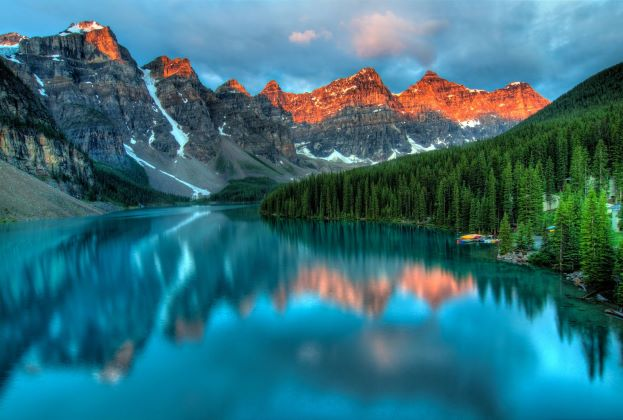
#> input picture Photos/nature.jpg, 623 x 420 px
$ python 'Basic Functions.py'
#> lines starting #> are read from the running program, lines starting #| are printed output that depends on the picture; after the words box and inside, x2 and y2 are one past the last pixel; in counts of white or black regions, pixels touching at a corner belong together
import cv2 as cv

img = cv.imread('./Photos/nature.jpg')
#> img is the input picture: shape (420, 623, 3); mean B, G, R 122.6, 110.9, 52.2
cv.imshow('Cat Image', img)

# # Converting to grayscale image
gray = cv.cvtColor(img, cv.COLOR_BGR2GRAY)
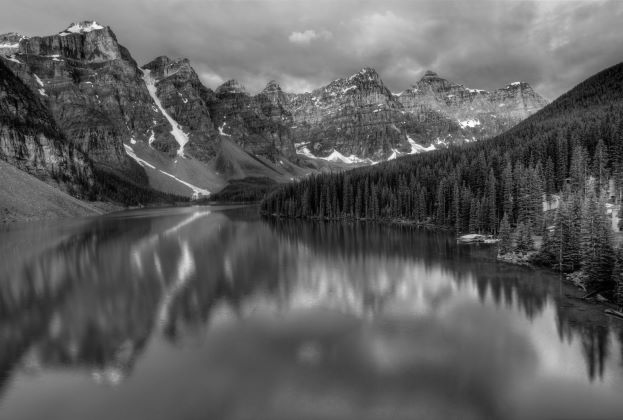
#> gray: shape (420, 623); min 0, max 254, mean 94.7
cv.imshow('Gray Image', gray)

# Blur an image
# The more the kernel size, the more the blur
# kernel size should be odd
blur = cv.GaussianBlur(img, (7, 7), cv.BORDER_DEFAULT)
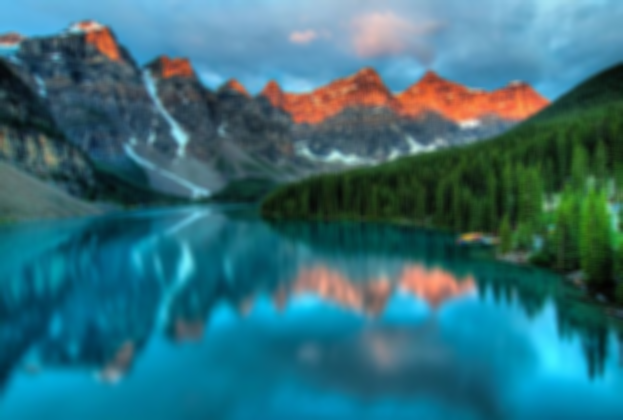
#> blur: shape (420, 623, 3); mean B, G, R 122.6, 110.9, 52.2
cv.imshow('Blur Image', blur)

# Edge Cascade
canny = cv.Canny(blur, 125, 225)
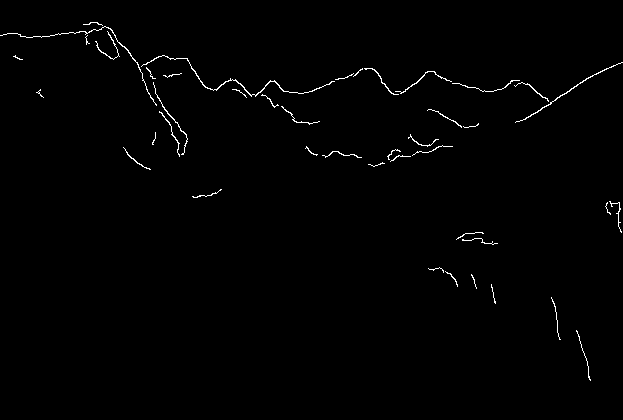
#> canny: shape (420, 623); 0.84% white in thin lines or dots, all inside (x1, y1, x2, y2) = (0, 22, 623, 381)
cv.imshow('Canny edges', canny)

# Dilating the Edges
dilated = cv.dilate(canny, (7, 7), iterations=3)
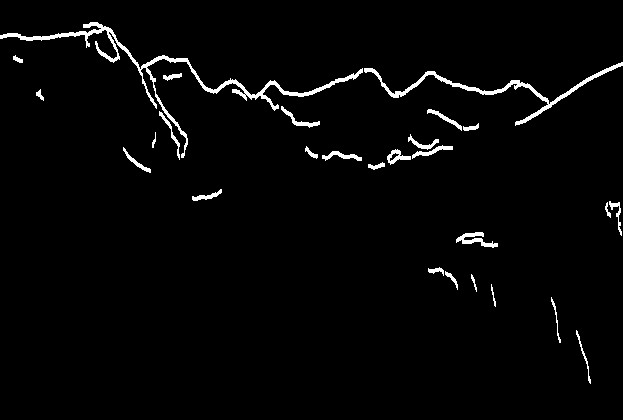
#> dilated: shape (420, 623); 2.4% white; 27 white regions, largest, box (x1, y1, x2, y2) and area: (0, 22, 363, 158) 2421, (364, 62, 623, 126) 1341, (456, 232, 498, 248) 273
cv.imshow('Dilated edges', dilated)

# Erdoing
eroded = cv.erode(dilated, (7, 7), iterations=3)
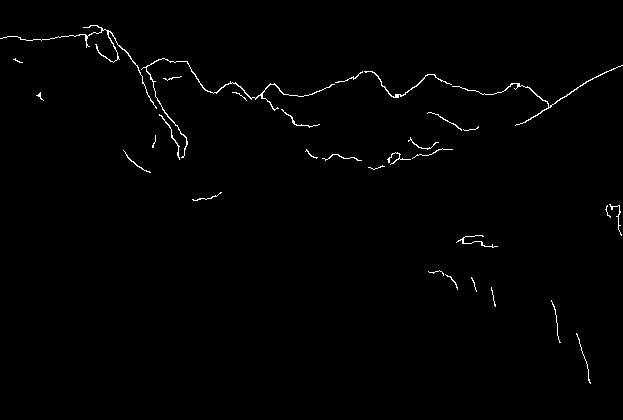
#> eroded: shape (420, 623); 0.88% white in thin lines or dots, all inside (x1, y1, x2, y2) = (0, 25, 623, 384)
cv.imshow('Eroded edges', eroded)

# Resize
resized = cv.resize(img, (500, 500), interpolation=cv.INTER_AREA)
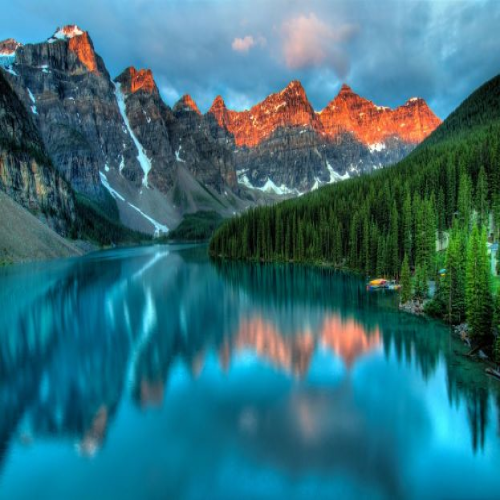
#> resized: shape (500, 500, 3); mean B, G, R 122.5, 110.8, 52.1
cv.imshow('Resized image', resized)

# Cropping
cropped = img[50:250, 100:300]
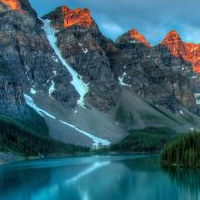
#> cropped: shape (200, 200, 3); mean B, G, R 106.5, 94.1, 54.3
cv.imshow('Cropped image', cropped)

cv.waitKey(0)

$ run again, with Photos/Cat_small.jpg copied over Photos/nature.jpg
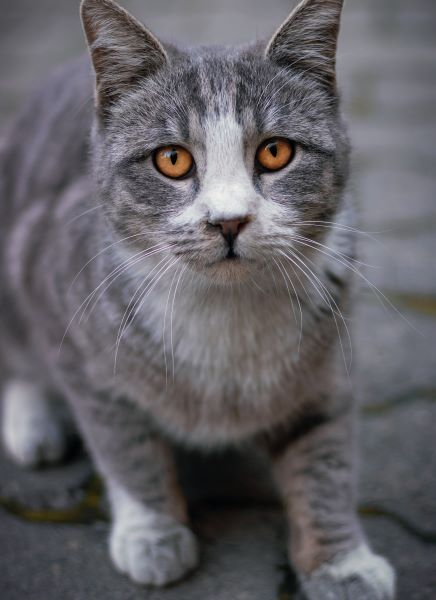
#> input picture Photos/Cat_small.jpg, 436 x 600 px
#> img is the input picture: shape (600, 436, 3); mean B, G, R 102, 97.1, 99.1
#> `canny = cv.Canny(blur, 125, 225)`:
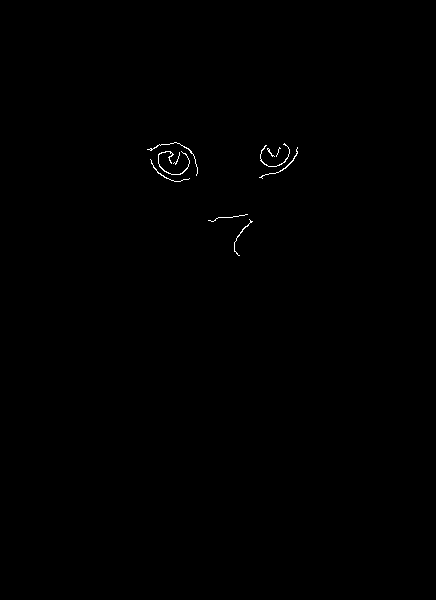
#> canny: shape (600, 436); 0.2% white in thin lines or dots, all inside (x1, y1, x2, y2) = (147, 142, 298, 256)
#> dilated: shape (600, 436); 0.57% white; 8 white regions, largest, box (x1, y1, x2, y2) and area: (150, 151, 190, 185) 467, (260, 143, 290, 170) 247, (147, 142, 198, 179) 239
#> eroded: shape (600, 436); 0.21% white in thin lines or dots, all inside (x1, y1, x2, y2) = (147, 145, 298, 259)
#> `cropped = img[50:250, 100:300]`:
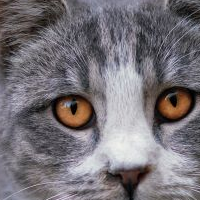
#> cropped: shape (200, 200, 3); mean B, G, R 118.8, 113.3, 118
